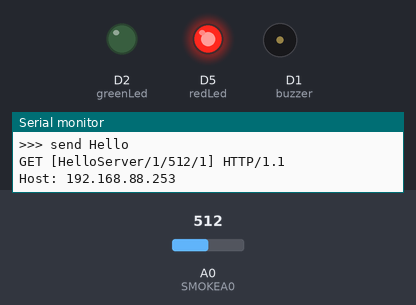
The sketch below on a simulated ESP8266 (NodeMCU). Shown: output pins drawn as LEDs (lit = HIGH), buzzer (waves = sounding), the last lines printed to the serial monitor. The test bench sets the inputs (shaded band); at power-on: A0 (SMOKEA0) = 512. WiFi joins after 1.5 s; servers stay silent unless stated; uploads are accepted with an empty reply.

Above: at 2.7 s.
2.8 s: A0 (SMOKEA0) set to 411
9.2 s: A0 (SMOKEA0) set to 384
At 11.9 s:
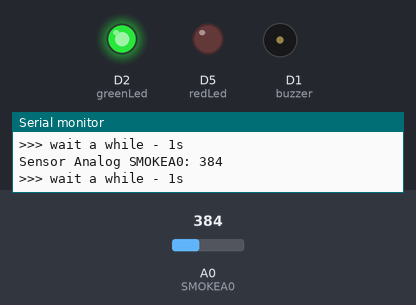
12.2 s: A0 (SMOKEA0) set to 410
At 14.0 s:
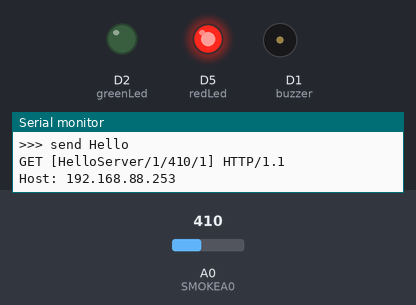
18.6 s: A0 (SMOKEA0) set to 390
At 20.3 s:
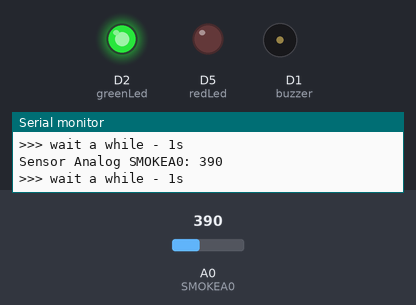
Timing chart, 0 to 21.8 s (numbered marks = the images above; inputs shaded):
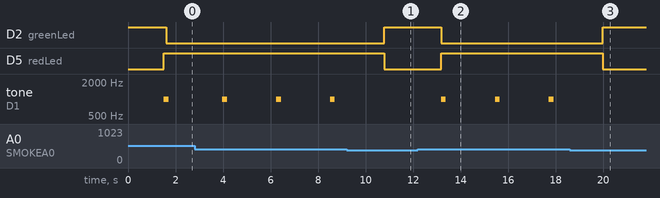

The sketch:

IOT-SmokeSensor.ino
```cpp
#include <ESP8266WiFi.h>
#include <ESP8266WiFiAP.h>
#include <ESP8266WiFiGeneric.h>
#include <ESP8266WiFiMulti.h>
#include <ESP8266WiFiScan.h>
#include <ESP8266WiFiSTA.h>
#include <ESP8266WiFiType.h>
#include <WiFiClient.h>
#include <WiFiClientSecure.h>
#include <WiFiServer.h>
#include <WiFiUdp.h>

#include <ESP8266HTTPClient.h>
/*******

  All the resources for this project:
  https://www.hackster.io/Aritro

*******/

/*
    Sensor:
   -join wifi
   -get/set controller ip
   -create client
      (-scanning local subnet for master ( xyz port) transmit "hellomaster")
        (-calculating Subnet)
      -sending data
        /HelloServer/ Sensor ID (SID=int),analogSensor(analogSensor=int),Alarm(alarm=bool) eg. /HelloServer/1/234/0


   WIFI STUFF
   by PK http://c.rz.hs-fulda.de/ueb09/c09-02-server.ino
*/

// wlan credentials
#define mySSID "IOTwifi"
#define myPASS "iotpk2017"

//server/clientport
#define PORT 80

//connect to host
#define HOST server
IPAddress server = IPAddress(192, 168, 88, 253);

#define SID 1 //SensorID

#define RETRYCOUNTER 10 //loops;  10000+ wenn im Betrieb.

// server objekt
//WiFiServer server(PORT);

WiFiClient client;

// zum wifi verbinden
bool espConnectWifi()
{
  WiFi.begin(mySSID, myPASS);
  for (int i = 0; i < 20; i++) {
    if (WiFi.status() == WL_CONNECTED) {
      Serial.println("Wifi Connected!");
      return true;
    }
    Serial.print("~");
    delay(500);
  }
  return false;
}

// baudrate serial monitor
#define BAUD 115200

int loops = 0;
int redLed = D5;
int greenLed = D2;
int buzzer = D1;
#define SMOKEA0 A0 // Sensor Anschluss
#define SENSORTHRES 400 //400ppm
bool wificonnected = false;
bool serverconnected = false;
bool alarm = false;
bool didaresend = false;

#define RESENDDATATIMEINMILLIS 10 //10s

void setup() {
  pinMode(redLed, OUTPUT);
  pinMode(greenLed, OUTPUT);
  pinMode(buzzer, OUTPUT);
  pinMode(SMOKEA0, INPUT);
  Serial.begin(BAUD);
  digitalWrite(greenLed, HIGH);

  //WIFI
  unsigned long t0, t1;
  // verbinde esp mit dem wlan
  Serial.println("### start Sensors WIFI \n");
  Serial.println("### connect to wifi"+(String)mySSID);
  t0 = millis();
  wificonnected = espConnectWifi();
  t1 = millis();
  if (wificonnected) {
    Serial.print("### connected after ");
    Serial.print(t1 - t0);
    Serial.println(" ms\n");
  }
  else {
    Serial.print("### NOT connected in ");
    Serial.print(t1 - t0);
    Serial.println(" ms");
    Serial.println("### Aborting: connect WIFI, please!");
  }
  // ip adresse ausgeben
  Serial.println(WiFi.localIP());


} //Setup

// zum server verbinden
bool espConnectServer() {
  for (int i = 0; i < 5; i++) {
    if (client.connect(HOST, PORT)) {
      Serial.println("");
      serverconnected=true;
      return true;
    }
    Serial.print(".");
    delay(100);
  }
  Serial.println("Could not connect to: "+HOST);
  serverconnected=false;
  return false;
}

bool resendDataToServer() {
    //programmlaufzeit aktualisieren
    if(millis()%RESENDDATATIMEINMILLIS==0)
      return true;
    return false;
}

bool checkAlarm(int SensorReading, int alarmValue) {
  // Checks if it has reached the threshold value
  if (SensorReading < alarmValue)
  {
    return false;
  }
  else
  {
    return true;
  }
}

void loop() {

  //Smoke detect
   int analogSensor = analogRead(SMOKEA0);
    Serial.print("Sensor Analog SMOKEA0: ");
    Serial.println(analogSensor);
    alarm=checkAlarm(analogSensor, SENSORTHRES);
   if (analogSensor < SENSORTHRES)
  {
    digitalWrite(redLed, LOW);
    digitalWrite(greenLed, HIGH);
    digitalWrite(buzzer, LOW);
    alarm=false;
  }
  else
  {
    digitalWrite(redLed, HIGH);
    digitalWrite(greenLed, LOW);
    tone(buzzer, 1000, 200); //digitalWrite(buzzer, HIGH);
    Serial.print("ALARM!");
    alarm=true;
  }

  //WIFI not Connected => LED Blinks
  if (!wificonnected) {
    digitalWrite(redLed, HIGH);
    delay(100); //was 100ms
    digitalWrite(redLed, LOW);
    delay(100); //was 1000ms
  }
  // Just do that, if WIFI is connected;
  if  (wificonnected) {

      //Collector not Connected => LED Blinks
      if (!serverconnected) {
        digitalWrite(greenLed, HIGH);
        delay(100); //was 100ms
        digitalWrite(greenLed, LOW);
        delay(100); //was 1000ms
      }

      unsigned long t0, t1;

      if ( !espConnectServer()) {
        Serial.println(">>> connection failed. :( retry");
        serverconnected=false;
          if (loops>= RETRYCOUNTER) {
            espConnectServer();
            // zum server verbinden
            Serial.println("RETRY>>> connect to server");
          }
       } //nicht connected


      if( (serverconnected && resendDataToServer() ) || alarm ) {  //alle 10s, wenn kein alarm ist
            // zum server verbinden
            serverconnected=true;
            Serial.println(">>> connect to server");
            didaresend=true;
            Serial.println(">>> send Hello  ");
            t0=millis();
            String HelloServer="GET [HelloServer/"+(String)SID+"/"+analogSensor+"/"+alarm+"] HTTP/1.1\r\nHost: ";
            HelloServer+=HOST.toString().c_str(); // We Have to get an correct IP here, bc IPAdress is an array (:
            HelloServer+="\r\n";

            client.print(HelloServer);
            Serial.println(HelloServer);
            //Serial.println(client.read());

            //delay(5);
    //        Serial.println("Es kommt: "client.peek());

              if(  client.find('[') ){
              String antwort=client.readStringUntil(']');
              t1=millis();
              Serial.print("Server Answered for Hello: ");
              Serial.print(antwort);
              Serial.print(" in ");
              Serial.println(t1-t0 +"ms");


              if (antwort.equals("[HelloClient/"+(String)SID+"/"+analogSensor+"/"+alarm)) {
                  String message="GET [OK/"+(String)SID+" HTTP/1.1\r\nHost: ";
                         message+=HOST.toString().c_str(); // We Have to get an correct IP here, bc IPAdress is an array (:
                         message+="]\r\n";
                  t0=millis();
                  client.print(message);
                  Serial.println(message);
                  Serial.println("Data OK ");
                  Serial.println(t1-t0 +"ms");
                }
              else {
                    Serial.println("Echo NOT OK!!");
                    String message="GET [NOK/"+(String)SID+" HTTP/1.1\r\nHost: ";
                           message+=HOST.toString().c_str(); // We Have to get an correct IP here, bc IPAdress is an array (:
                           message+="]\r\n";
                   t0=millis();
                   client.print(message);
                   Serial.println(message);
                   Serial.println("Data NOT OK!");
                   Serial.println(t1-t0 +"ms");

                }
                client.flush();
              }

      }


//    String url = "/HelloServer";
//    String body;
//    String cl;
//    String  toCollector = "POST ";
//            toCollector += url+ " HTTP/1.1\r\nHost: ";
//            toCollector += HOST;
//            toCollector += "Content-Type: application/x-www-form-urlencoded\r\nContent-Length: "+cl+"\r\n\r\n";
//            body ="SensorID=" + SID;
//            body +="&value=" + analogSensor;
//            body +="&alarm=" + alarm;
//            body +="\r\n";
//            toCollector += body;
//    cl=body.length();

//    client.print(toCollector);


  }

  //Retry WIFI if not Connected
  if ((loops > RETRYCOUNTER) && !wificonnected) {
    Serial.println("## Retry Wificonnection");
    wificonnected = espConnectWifi();
    Serial.println(WiFi.localIP());
    loops = 0;
  }//for wificonnectretry

  Serial.println(">>> wait a while - 1s ");
  delay(1000);
  loops++;
}
```

Measured:
- the behaviour switches between 400 and 399 on A0 (SMOKEA0) (found by bisection; images 0 and 1)
- after the input at 9.2 s, D2 (greenLed): LOW → HIGH after 1.6 s; D5 (redLed): HIGH → LOW after 1.6 s; tone on D1 (buzzer): stays silent (without the input it goes to 1000 Hz after 1.6 s)
- after the input at 12.2 s, D2 (greenLed): HIGH → LOW after 0.98 s; D5 (redLed): LOW → HIGH after 0.98 s; tone on D1 (buzzer): alternates 1000 Hz for 0.20 s and silent for 2.1 s, starting after 0.98 s
- after the input at 18.6 s, D2 (greenLed): LOW → HIGH after 1.4 s; D5 (redLed): HIGH → LOW after 1.4 s; tone on D1 (buzzer): stops changing and stays silent
- by itself, tone on D1 (buzzer): alternates 1000 Hz for 0.20 s and silent for 2.1 s
